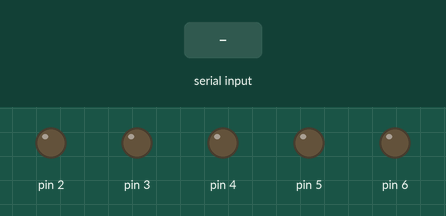
Simulated run of this sketch. Board: Arduino Uno, built with avr-gcc and run on an emulated ATmega328P. On the bench: output pins drawn as LEDs (lit = HIGH). The inputs (shaded band) are chosen by the test bench.

Above: at 1.2 s.
1.3 s: "0" received over Serial
At 2.1 s:
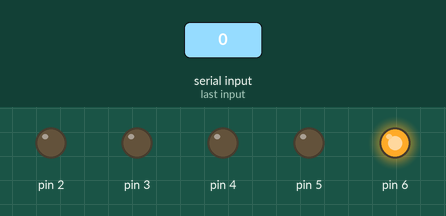
2.8 s: "1" received over Serial
At 3.2 s:
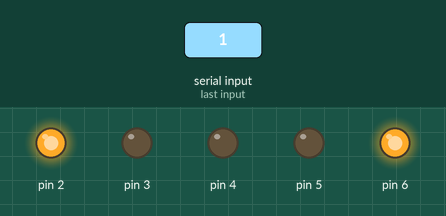
4.3 s: "2" received over Serial
At 5.5 s:
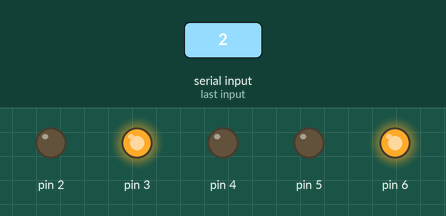
5.8 s: "3" received over Serial
At 6.7 s:
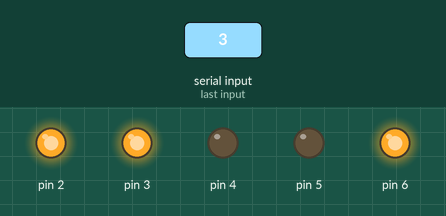
7.3 s: "4" received over Serial
At 7.8 s:
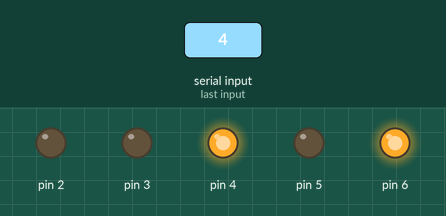
8.8 s: "5" received over Serial
At 10.2 s:
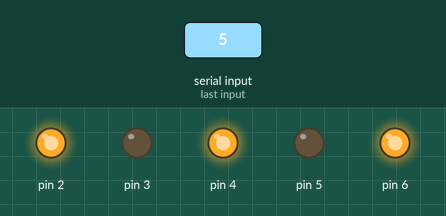
Timing chart, 0 to 11.3 s (numbered marks = the images above; inputs shaded):
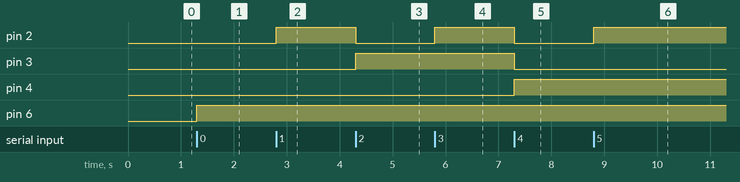

The sketch:

sketch_jul04a.ino
```cpp
void setup()
{
  pinMode(2, OUTPUT);
  pinMode(3, OUTPUT);
  pinMode(4, OUTPUT);
  pinMode(5, OUTPUT);
  pinMode(6, OUTPUT);
  Serial.begin(9600);

}
void loop()
{

  if(Serial.available()>0)
  {char ch=Serial.read();
  switch(ch)
  {
  case '0':
  digitalWrite(6, 0);
  digitalWrite(2, 0);
  digitalWrite(3, 0);
  digitalWrite(4, 0);
  digitalWrite(5, 0);
  digitalWrite(6, 1);

  break;
    case '1':
  digitalWrite(6, 0);
  digitalWrite(2, 1);
  digitalWrite(3, 0);
  digitalWrite(4, 0);
  digitalWrite(5, 0);
  digitalWrite(6, 1);
  break;
    case '2':
  digitalWrite(6, 0);
  digitalWrite(2, 0);
  digitalWrite(3, 1);
  digitalWrite(4, 0);
  digitalWrite(5, 0);
  digitalWrite(6, 1);
  break;
    case '3':
  digitalWrite(6, 0);
  digitalWrite(2, 1);
  digitalWrite(3, 1);
  digitalWrite(4, 0);
  digitalWrite(5, 0);
  digitalWrite(6, 1);
  break;
    case '4':
  digitalWrite(6, 0);
  digitalWrite(2, 0);
  digitalWrite(3, 0);
  digitalWrite(4, 1);
  digitalWrite(5, 0);
  digitalWrite(6, 1);
  break;
    case '5':
  digitalWrite(6, 0);
  digitalWrite(2, 1);
  digitalWrite(3, 0);
  digitalWrite(4, 1);
  digitalWrite(5, 0);
  digitalWrite(6, 1);
  break;
    case '6':
  digitalWrite(6, 0);
  digitalWrite(2, 0);
  digitalWrite(3, 1);
  digitalWrite(4, 1);
  digitalWrite(5, 0);
  digitalWrite(6, 1);
  break;
    case '7':
  digitalWrite(6, 0);
  digitalWrite(2, 1);
  digitalWrite(3, 1);
  digitalWrite(4, 1);
  digitalWrite(5, 0);
  digitalWrite(6, 1);
  break;
    case '8':
  digitalWrite(6, 0);
  digitalWrite(2, 0);
  digitalWrite(3, 0);
  digitalWrite(4, 0);
  digitalWrite(5, 1);
  digitalWrite(6, 1);
  break;
    case '9':
  digitalWrite(6, 0);
  digitalWrite(2, 1);
  digitalWrite(3, 0);
  digitalWrite(4, 0);
  digitalWrite(5, 1);
  digitalWrite(6, 1);
  break;

  }
  }
}
```

Measured:
- after the input at 1.3 s, pin 6: LOW → HIGH at once
- after the input at 2.8 s, pin 2: LOW → HIGH at once
- after the input at 4.3 s, pin 2: HIGH → LOW at once; pin 3: LOW → HIGH at once
- after the input at 5.8 s, pin 2: LOW → HIGH at once
- after the input at 7.3 s, pin 2, pin 3: HIGH → LOW at once; pin 4: LOW → HIGH at once
- after the input at 8.8 s, pin 2: LOW → HIGH at once
